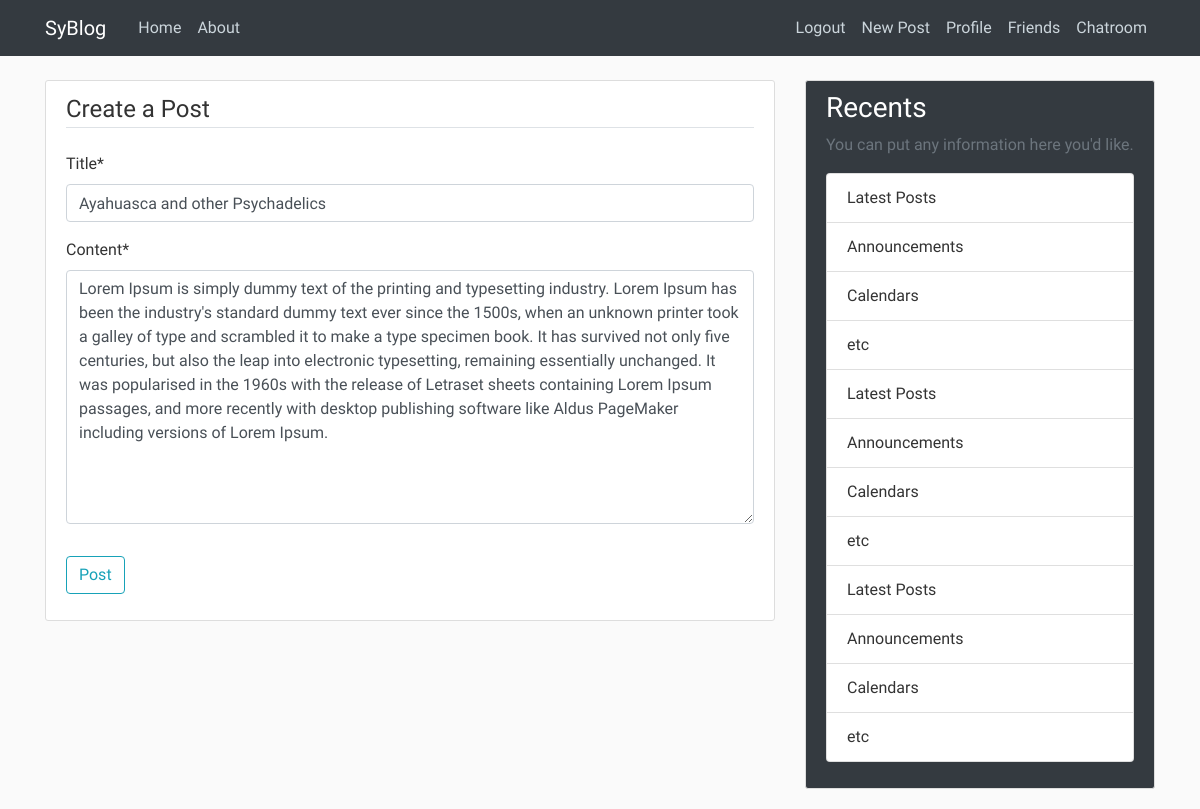
Before: /post/1/update/ (signed in) with the older database file.
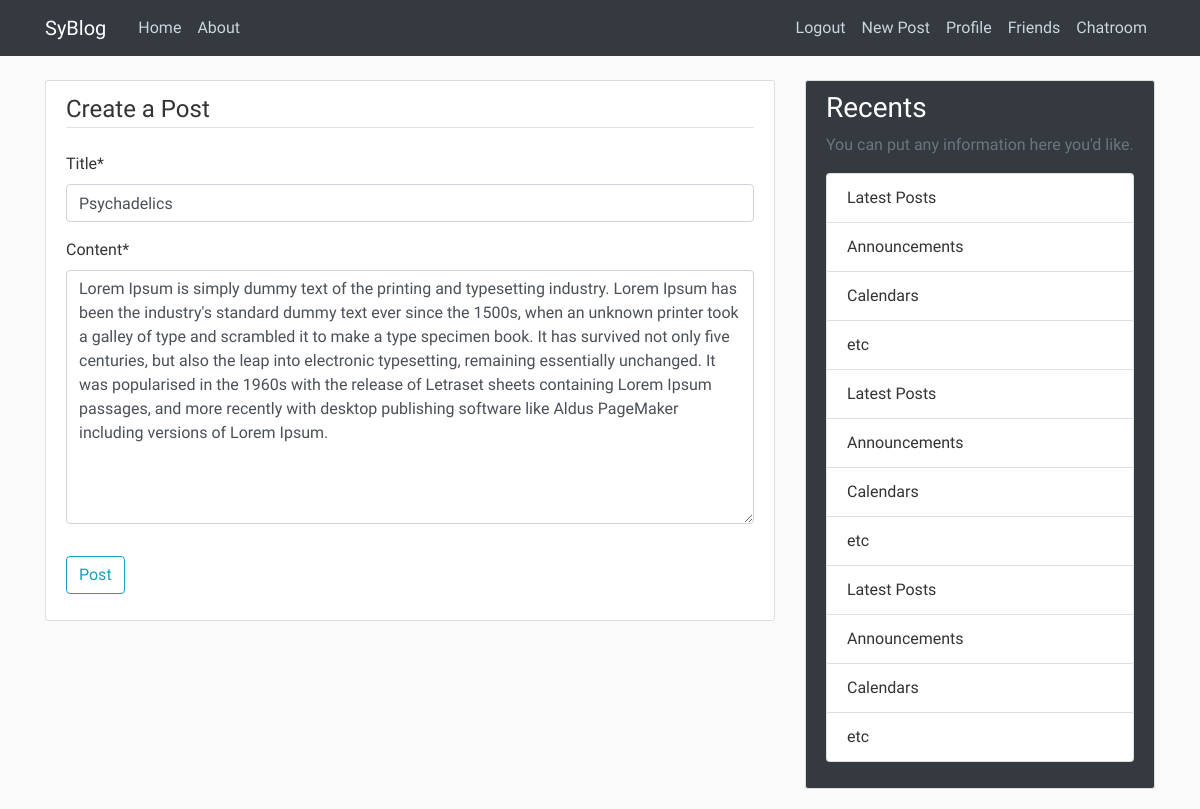
After: the same page with the newer database file.
### blog/models.py (models this page shows, shortened)
class Post(models.Model):
    title = models.CharField(max_length=100)
    content = models.TextField()
    date_posted = models.DateTimeField(default=timezone.now)
    author = models.ForeignKey(User, on_delete=models.CASCADE)
    likes = models.ManyToManyField(User, related_name="blog_likes")
    dislikes = models.ManyToManyField(User, related_name="blog_dislikes")

### blog/views.py (the view, shortened to what this page needs)
# urls.py: path('post/<int:pk>/update/', PostUpdateView.as_view(), name='post-update'),
class PostUpdateView(LoginRequiredMixin, UserPassesTestMixin, UpdateView):
    model = Post
    fields = ['title', 'content']
    def test_func(self):
        post = self.get_object()
        if(self.request.user == post.author):
            return True
        else:
            return False

### friend/context_processors.py (called while the page is built)
def requests_to_base(requests):
    receivers = dict(Counter([req.receiver for req in FriendRequest.objects.all()]))
    return {'receivers': receivers}

### blog/templates/blog/post_form.html (shortened to what this page needs)
{% extends 'blog/base.html' %}
{% load crispy_forms_tags %}
{% block content %}
    <div class="content-section">
        <form action="" method="post">
            <fieldset class="form-group">
                <legend class="border-bottom mb-4">Create a Post</legend>
                {{form|crispy}}
            </fieldset>
            <div class="form-group">
                <button class="btn btn-outline-info" type="submit">Post</button>
            </div>
        </form>
    </div>
{% endblock content %}

### blog/templates/blog/base.html (shortened to what this page needs)
{% load static %}
<!DOCTYPE html>
<html lang="en">
<head>
    <link rel="stylesheet" href="https://cdnjs.cloudflare.com/ajax/libs/font-awesome/6.0.0-beta3/css/all.min.css" />
    <link rel="stylesheet" href="https://cdn.jsdelivr.net/npm/bootstrap@4.6.1/dist/css/bootstrap.min.css">
    <link rel="stylesheet" href="{% static 'blog/main.css' %}">
  </head>
<body>
    <header class="site-header">
      <nav class="navbar navbar-expand-md navbar-dark bg-dark fixed-top">
        <div class="container">
          <a class="navbar-brand mr-4" href="{% url 'blog-home' %}">SyBlog</a>
          <div class="collapse navbar-collapse" id="navbarToggle">
            <div class="navbar-nav mr-auto">
              <a class="nav-item nav-link" href="{% url 'blog-home' %}">Home</a>
              <a class="nav-item nav-link" href="{% url 'blog-about' %}">About</a>
            </div>
            <div class="navbar-nav">
              {% if user.is_authenticated %}
                <a class="nav-item nav-link" href="{% url 'logout' %}">Logout</a>
                <a class="nav-item nav-link" href="{% url 'post-create' %}">New Post</a>
                <a class="nav-item nav-link" href="{% url 'profile' %}">Profile</a>
                <a class="nav-item nav-link" href="{% url 'list-friends' %}">Friends</a>
                <a class="nav-item nav-link" href="{% url 'chat-home' %}">Chatroom</a>
              {% else %}
                <a class="nav-item nav-link" href="{% url 'login' %}">Login</a>
                <a class="nav-item nav-link" href="{% url 'register' %}">Register</a>
              {% endif %}
            </div>
          </div>
        </div>
      </nav>
    </header>
    <main role="main" class="container">
    <div class="row">
        <div class="col-md-8">
          {% block content %}{% endblock %}
        </div>
        <div class="col-md-4">
        <div class="sidebar content-section bg-dark">
            <h3>Recents</h3>
            <p class='text-muted'>You can put any information here you'd like.
            <ul class="list-group">
                <li class="list-group-item list-group-item">Latest Posts</li>
                <li class="list-group-item list-group-item">Announcements</li>
                <li class="list-group-item list-group-item">Calendars</li>
                <li class="list-group-item list-group-item">etc</li>
                <li class="list-group-item list-group-item">Latest Posts</li>
                <li class="list-group-item list-group-item">Announcements</li>
                <li class="list-group-item list-group-item">Calendars</li>
                <li class="list-group-item list-group-item">etc</li>
                <li class="list-group-item list-group-item">Latest Posts</li>
                <li class="list-group-item list-group-item">Announcements</li>
                <li class="list-group-item list-group-item">Calendars</li>
                <li class="list-group-item list-group-item">etc</li>
            </ul>
            </p>
        </div>
        </div>
    </div>
    </main>
</body>
</html>

### blog/static/blog/main.css (style rules this page uses)
body { background: #fafafa; color: #333333; margin-top: 5rem; font-family: 'Quicksand'; }
a { text-decoration: none; }
h1, h2, h3, h4, h5, h6 { color:black; }
.sidebar h3 { color:white; }
ul { margin: 0; }
.bg-dark { background-color: #5f788a; }
.site-header .navbar-nav .nav-link { color: #cbd5db; }
.content-section { background: #ffffff; padding: 10px 20px; border: 1px solid #dddddd; border-radius: 3px; margin-bottom: 20px; }

Changed rows visible on the page:
changed Post: title "Ayahuasca and other Psychadelics" → "Psychadelics"
